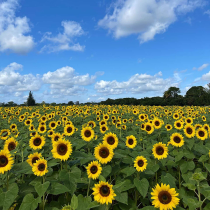
#> input picture Images/the_berry_farms_sunflower_field.jpeg, 210 x 210 px, shrunk from 1440 x 1440 before the run, found by its file name
$ jupyter execute --allow-errors code.ipynb   (shell and % lines are left out)
#> lines starting #> are read from the running program, lines starting #| are printed output that depends on the picture
# EN3160 Assignment 2 on Fitting and Alignment

## Question 01

[cell 1]
import cv2 as cv
import numpy as np
import matplotlib.pyplot as plt
from skimage.feature import blob_log
# Load the image
im = cv.imread('/Users/kavindujayathissa/Desktop/Academics/Semester 05/EN3160 Image Processing/Assignment A02/Images/the_berry_farms_sunflower_field.jpeg', cv.IMREAD_REDUCED_COLOR_4)
#> im is the input picture: shape (210, 210, 3); mean B, G, R 119.8, 125.3, 100.4


# Apply Gaussian blur to reduce noise
#> (the rest of this cell did not finish here and is left out)

## Question 02

[cell 2]
import numpy as np
from scipy import linalg
import matplotlib.pyplot as plt
import tikzplotlib
import circle_fit as cf

N = 100
half_n = N // 2
r = 10
x0_gt, y0_gt = 2, 3
s = r / 16

t = np.random.uniform(0, 2 * np.pi, half_n)
n = s * np.random.randn(half_n)
x = x0_gt + (r + n) * np.cos(t)
y = y0_gt + (r + n) * np.sin(t)
X_circ = np.hstack((x.reshape(half_n, 1), y.reshape(half_n, 1)))

s = 1.0
m, b = -1, 2
x = np.linspace(-12, 12, half_n)
y = m * x + b + s * np.random.randn(half_n)
X_line = np.hstack((x.reshape(half_n, 1), y.reshape(half_n, 1)))

X = np.vstack((X_circ, X_line))

fig, ax = plt.subplots(1, 1, figsize=(8, 8))
ax.scatter(X_line[:, 0], X_line[:, 1], label='Line')
ax.scatter(X_circ[:, 0], X_circ[:, 1], label='Circle')

circle_gt = plt.Circle((x0_gt, y0_gt), r, color='g', fill=False, label='Ground truth circle')
ax.add_patch(circle_gt)
ax.plot(x0_gt, y0_gt, '+', color='g')

x_min, x_max = ax.get_xlim()
x_ = np.array([x_min, x_max])
y_ = m * x_ + b
plt.plot(x_, y_, color='m', label='Ground truth line')

plt.legend()
plt.show()
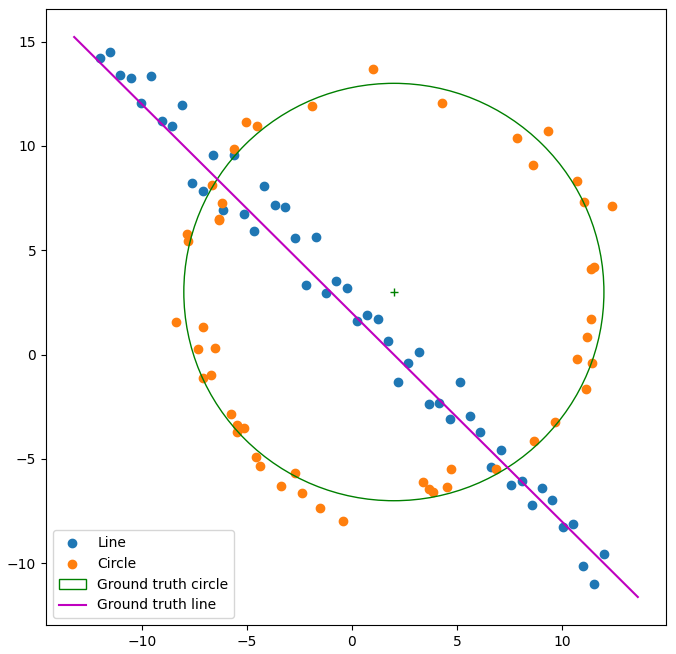
#> figure drawn by matplotlib, 1 panel

[cell 3]
import math
N = X.shape[0]
X_ = X

m,c=-1,2

U = X_ - np.mean(X_, axis=0)

# Eigenvector of 𝑈^𝑇𝑈 associated with the smallest eigenvalue
_, _, Vt = np.linalg.svd(np.transpose(U)@U)
a, b = Vt[-1, 0], Vt[-1, 1]
d = a*np.mean(X_[:,0]) + b*np.mean(X_[:,1])
best_model_line = np.array([a, b, d])

print('Best line model', best_model_line)

fig, ax = plt.subplots(1,1, figsize=(8,8))
ax.scatter(X[:,0],X[:,1], label='All points')
x_min, x_max = ax.get_xlim()
x_ = np.array([x_min, x_max])
y_ = (-best_model_line[1]*x_ + best_model_line[2])/best_model_line[1]
plt.plot(x_, y_, label='Total least squares line',c="r")
y_ = m*x_ + c
plt.plot(x_, y_, label='Ground truth line',c="g")
plt.legend()
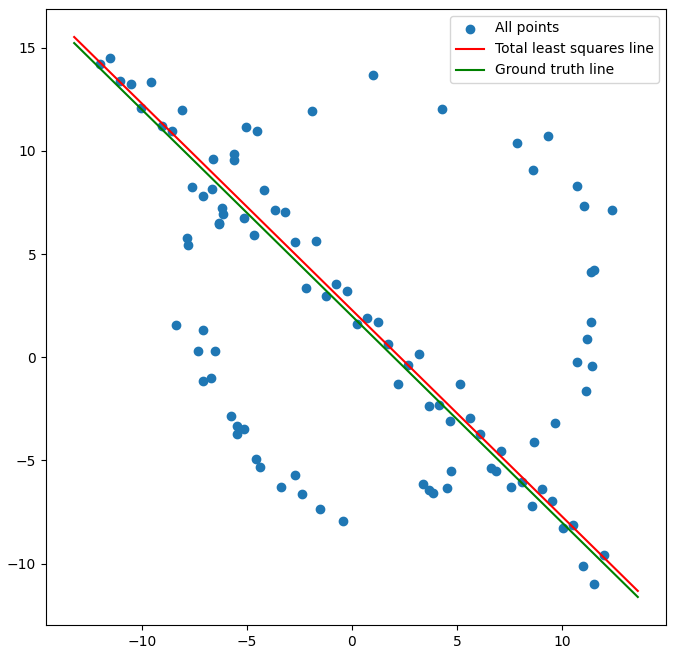
#> figure drawn by matplotlib, 1 panel

[cell 4]
import numpy as np

# Define the line parameters (a, b, d) and distance threshold
a, b, d = best_model_line
distance_threshold = 1.7  # Adjust this threshold as needed

# Initialize arrays to store inliers and outliers
inliers = []
outliers = []

# Calculate and classify points as inliers or outliers
for x, y in X:
    distance = abs(a * x + b * y - d)
    if distance <= distance_threshold:
        inliers.append([x, y])
    else:
        outliers.append([x, y])

# Convert inliers and outliers to NumPy arrays
inliers = np.array(inliers)
outliers = np.array(outliers)

# Print the number of inliers and outliers
print("Number of inliers:", len(inliers))
print("Number of outliers:", len(outliers))

# Optionally, plot the inliers, outliers, and line
import matplotlib.pyplot as plt

fig, ax = plt.subplots(1,1, figsize=(8,8))
ax.scatter(inliers[:, 0], inliers[:, 1], label='Inliers', c='b', marker='o')
ax.scatter(outliers[:, 0], outliers[:, 1], label='Outliers', c='r', marker='x')
x_min, x_max = plt.xlim()
x_values = np.array([x_min, x_max])
y_values = (-a * x_values + d) / b
plt.plot(x_values, y_values, label='Total least squares line', c="g")
plt.xlabel("X")
plt.ylabel("Y")
plt.legend()
plt.show()
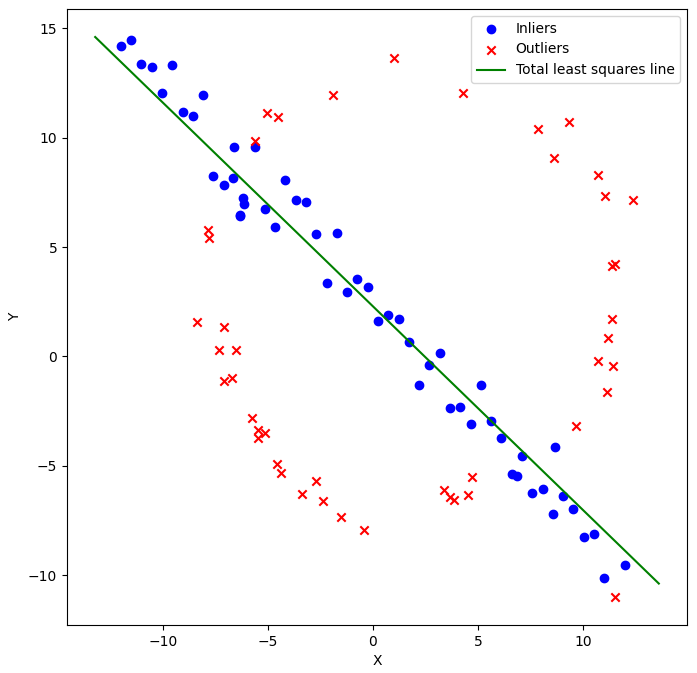
#> figure drawn by matplotlib, 1 panel

[cell 5]
fig, ax = plt.subplots(1,1, figsize=(8,8))
ax.scatter(outliers[:,0],outliers[:,1])
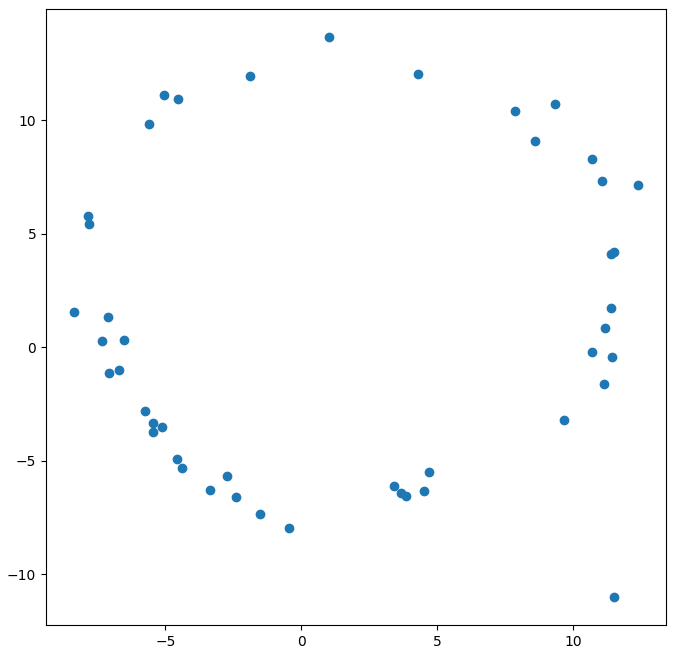
#> figure drawn by matplotlib, 1 panel
